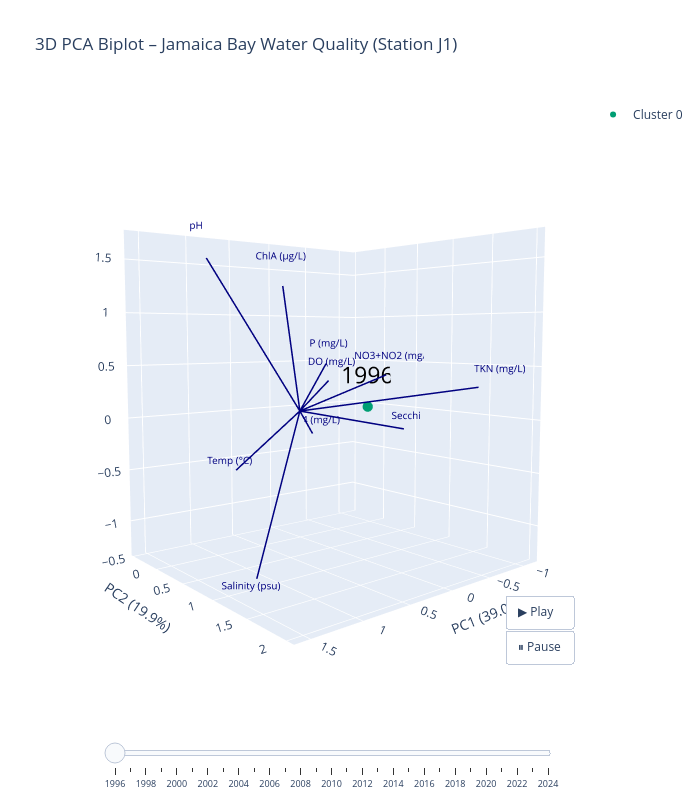

The notebook cell this image was saved under:
### Code cell
cluster_colors = {0: '#009E73', 1: '#CC79A7', 2: '#56B4E9'}
cluster_labels = {0: 'Cluster 0', 1: 'Cluster 1', 2: 'Cluster 2'}
scale = 2.5
sorted_years = sorted(pca3_df.index.tolist())

fig = go.Figure()

# Initial state: first year only
for cluster_id, color in cluster_colors.items():
    mask = (feature_means_pca_df['Cluster'] == cluster_id) & (pca3_df.index <= sorted_years[0])
    subset = pca3_df[mask]
    fig.add_trace(go.Scatter3d(
        x=subset['PC1'], y=subset['PC2'], z=subset['PC3'],
        mode='markers',
        text=[str(y) for y in subset.index],
        hovertemplate='<b>Year: %{text}</b><extra></extra>',
        marker=dict(size=6, color=color),
        name=cluster_labels[cluster_id]
    ))

# Label trace: shows year label on the current year's point (trace index 3)
first_year = sorted_years[0]
first_row = pca3_df.loc[first_year]
first_color = cluster_colors[feature_means_pca_df.loc[first_year, 'Cluster']]
fig.add_trace(go.Scatter3d(
    x=[first_row['PC1']], y=[first_row['PC2']], z=[first_row['PC3']],
    mode='text',
    text=[str(first_year)],
    textposition='top center',
    textfont=dict(size=23, color='black'),
    showlegend=False,
    hoverinfo='skip'
))

# Loading arrows — static, not animated
for i, name in enumerate(feature_names_short):
    lx, ly, lz = loadings3[i, 0] * scale, loadings3[i, 1] * scale, loadings3[i, 2] * scale
    fig.add_trace(go.Scatter3d(
        x=[0, lx], y=[0, ly], z=[0, lz],
        mode='lines',
        line=dict(color='navy', width=3),
        showlegend=False
    ))
    fig.add_trace(go.Scatter3d(
        x=[lx * 1.1], y=[ly * 1.1], z=[lz * 1.1],
        mode='text',
        text=[name],
        textfont=dict(color='navy', size=10),
        showlegend=False
    ))

# Animation frames: cumulative reveal + moving year label
frames = []
for year in sorted_years:
    frame_traces = []
    # Traces 0, 1, 2: cumulative points
    for cluster_id, color in cluster_colors.items():
        mask = (feature_means_pca_df['Cluster'] == cluster_id) & (pca3_df.index <= year)
        subset = pca3_df[mask]
        frame_traces.append(go.Scatter3d(
            x=subset['PC1'], y=subset['PC2'], z=subset['PC3'],
            mode='markers',
            text=[str(y) for y in subset.index],
            hovertemplate='<b>Year: %{text}</b><extra></extra>',
            marker=dict(size=6, color=color)
        ))
    # Trace 3: label on current year only
    row = pca3_df.loc[year]
    frame_traces.append(go.Scatter3d(
        x=[row['PC1']], y=[row['PC2']], z=[row['PC3']],
        mode='text',
        text=[str(year)],
        textposition='top center',
        textfont=dict(size=23, color='black'),
        showlegend=False,
        hoverinfo='skip'
    ))
    frames.append(go.Frame(data=frame_traces, name=str(year), traces=[0, 1, 2, 3]))

fig.frames = frames

fig.update_layout(
    title='3D PCA Biplot – Jamaica Bay Water Quality (Station J1)',
    scene=dict(
        xaxis_title=f'PC1 ({ev3[0]*100:.1f}%)',
        yaxis_title=f'PC2 ({ev3[1]*100:.1f}%)',
        zaxis_title=f'PC3 ({ev3[2]*100:.1f}%)',
    ),
    scene_camera=dict(
        eye=dict(x=1.5, y=1.8, z=0.2)
    ),
    updatemenus=[{
        'type': 'buttons',
        'showactive': False,
        'buttons': [
            {
                'label': '▶ Play',
                'method': 'animate',
                'args': [None, {'frame': {'duration': 500, 'redraw': True}, 'fromcurrent': True}]
            },
            {
                'label': '⏸ Pause',
                'method': 'animate',
                'args': [[None], {'frame': {'duration': 0, 'redraw': False}, 'mode': 'immediate'}]
            }
        ],
        'x': 0.0,
        'y': 0.0,
        'xanchor': 'left',
        'yanchor': 'bottom'
    }],
    sliders=[{
    'active': 0,
    'steps': [
        {
            'args': [[str(year)], {'frame': {'duration': 300, 'redraw': True}, 'mode': 'immediate'}],
            'label': str(year) if year % 2 == 0 else '',
            'method': 'animate'
        }
        for year in sorted_years
    ],
    'currentvalue': {'visible': False},
    'pad': {'t': 50},
    'len': 0.9,
    'x': 0.05,
    'font': {'size': 9}
}],
    legend=dict(x=0.01, y=0.99, xanchor='left', yanchor='top', bgcolor='rgba(255,255,255,0.8)', bordercolor='#ccc', borderwidth=1),
    width=700,
    height=800
)

fig.show()
fig.write_html(
    'j1_pca_3d_slider.html'
)

### Figure 1 — Plotly figure (JSON) as saved in the notebook; plotly's stock layout.template omitted (floating-point values rounded to 4 significant figures)
{"data": [{"hovertemplate": "<b>Year: %{text}</b><extra></extra>", "marker": {"color": "#009E73", "size": 6}, "mode": "markers", "name": "Cluster 0", "text": ["1996"], "type": "scatter3d", "x": [-1.006], "y": [-0.04975], "z": [-0.02027]}, {"hovertemplate": "<b>Year: %{text}</b><extra></extra>", "marker": {"color": "#CC79A7", "size": 6}, "mode": "markers", "name": "Cluster 1", "text": [], "type": "scatter3d", "x": [], "y": [], "z": []}, {"hovertemplate": "<b>Year: %{text}</b><extra></extra>", "marker": {"color": "#56B4E9", "size": 6}, "mode": "markers", "name": "Cluster 2", "text": [], "type": "scatter3d", "x": [], "y": [], "z": []}, {"hoverinfo": "skip", "mode": "text", "showlegend": false, "text": ["1996"], "textfont": {"color": "black", "size": 23}, "textposition": "top center", "type": "scatter3d", "x": [-1.006], "y": [-0.04975], "z": [-0.02027]}, {"line": {"color": "navy", "width": 3}, "mode": "lines", "showlegend": false, "type": "scatter3d", "x": [0, 0.6656], "y": [0, -0.1932], "z": [0, -0.5722]}, {"mode": "text", "showlegend": false, "text": ["Temp (°C)"], "textfont": {"color": "navy", "size": 10}, "type": "scatter3d", "x": [0.7321], "y": [-0.2125], "z": [-0.6294]}, {"line": {"color": "navy", "width": 3}, "mode": "lines", "showlegend": false, "type": "scatter3d", "x": [0, 0.09397], "y": [0, 0.5846], "z": [0, 0.3506]}, {"mode": "text", "showlegend": false, "text": ["DO (mg/L)"], "textfont": {"color": "navy", "size": 10}, "type": "scatter3d", "x": [0.1034], "y": [0.6431], "z": [0.3857]}, {"line": {"color": "navy", "width": 3}, "mode": "lines", "showlegend": false, "type": "scatter3d", "x": [0, 1.418], "y": [0, 1.291], "z": [0, -1.136]}, {"mode": "text", "showlegend": false, "text": ["Salinity (psu)"], "textfont": {"color": "navy", "size": 10}, "type": "scatter3d", "x": [1.559], "y": [1.421], "z": [-1.249]}, {"line": {"color": "navy", "width": 3}, "mode": "lines", "showlegend": false, "type": "scatter3d", "x": [0, 0.9748], "y": [0, -0.1892], "z": [0, 1.525]}, {"mode": "text", "showlegend": false, "text": ["pH"], "textfont": {"color": "navy", "size": 10}, "type": "scatter3d", "x": [1.072], "y": [-0.2081], "z": [1.678]}, {"line": {"color": "navy", "width": 3}, "mode": "lines", "showlegend": false, "type": "scatter3d", "x": [0, -1.032], "y": [0, 0.5021], "z": [0, -0.224]}, {"mode": "text", "showlegend": false, "text": ["Secchi (ft)"], "textfont": {"color": "navy", "size": 10}, "type": "scatter3d", "x": [-1.136], "y": [0.5523], "z": [-0.2464]}, {"line": {"color": "navy", "width": 3}, "mode": "lines", "showlegend": false, "type": "scatter3d", "x": [0, 0.5525], "y": [0, 0.4709], "z": [0, 1.244]}, {"mode": "text", "showlegend": false, "text": ["ChlA (µg/L)"], "textfont": {"color": "navy", "size": 10}, "type": "scatter3d", "x": [0.6077], "y": [0.518], "z": [1.368]}, {"line": {"color": "navy", "width": 3}, "mode": "lines", "showlegend": false, "type": "scatter3d", "x": [0, -0.1744], "y": [0, 0.2186], "z": [0, 0.4961]}, {"mode": "text", "showlegend": false, "text": ["P (mg/L)"], "textfont": {"color": "navy", "size": 10}, "type": "scatter3d", "x": [-0.1919], "y": [0.2405], "z": [0.5458]}, {"line": {"color": "navy", "width": 3}, "mode": "lines", "showlegend": false, "type": "scatter3d", "x": [0, -0.5022], "y": [0, -0.424], "z": [0, -0.3253]}, {"mode": "text", "showlegend": false, "text": ["NH4 (mg/L)"], "textfont": {"color": "navy", "size": 10}, "type": "scatter3d", "x": [-0.5524], "y": [-0.4664], "z": [-0.3578]}, {"line": {"color": "navy", "width": 3}, "mode": "lines", "showlegend": false, "type": "scatter3d", "x": [0, -0.6351], "y": [0, 1.824], "z": [0, 0.3206]}, {"mode": "text", "showlegend": false, "text": ["TKN (mg/L)"], "textfont": {"color": "navy", "size": 10}, "type": "scatter3d", "x": [-0.6986], "y": [2.006], "z": [0.3527]}, {"line": {"color": "navy", "width": 3}, "mode": "lines", "showlegend": false, "type": "scatter3d", "x": [0, -0.8837], "y": [0, 0.3749], "z": [0, 0.3623]}, {"mode": "text", "showlegend": false, "text": ["NO3+NO2 (mg/L)"], "textfont": {"color": "navy", "size": 10}, "type": "scatter3d", "x": [-0.9721], "y": [0.4124], "z": [0.3985]}], "layout": {"height": 800, "scene": {"camera": {"eye": {"x": 1.5, "y": 1.8, "z": 0.2}}, "xaxis": {"title": {"text": "PC1 (39.0%)"}}, "yaxis": {"title": {"text": "PC2 (19.9%)"}}, "zaxis": {"title": {"text": "PC3 (13.2%)"}}}, "sliders": [{"active": 0, "currentvalue": {"visible": false}, "font": {"size": 9}, "len": 0.9, "pad": {"t": 50}, "steps": [{"args": [["1996"], {"frame": {"duration": 300, "redraw": true}, "mode": "immediate"}], "label": "1996", "method": "animate"}, {"args": [["1997"], {"frame": {"duration": 300, "redraw": true}, "mode": "immediate"}], "label": "", "method": "animate"}, {"args": [["1998"], {"frame": {"duration": 300, "redraw": true}, "mode": "immediate"}], "label": "1998", "method": "animate"}, {"args": [["1999"], {"frame": {"duration": 300, "redraw": true}, "mode": "immediate"}], "label": "", "method": "animate"}, {"args": [["2000"], {"frame": {"duration": 300, "redraw": true}, "mode": "immediate"}], "label": "2000", "method": "animate"}, {"args": [["2001"], {"frame": {"duration": 300, "redraw": true}, "mode": "immediate"}], "label": "", "method": "animate"}, {"args": [["2002"], {"frame": {"duration": 300, "redraw": true}, "mode": "immediate"}], "label": "2002", "method": "animate"}, {"args": [["2003"], {"frame": {"duration": 300, "redraw": true}, "mode": "immediate"}], "label": "", "method": "animate"}, {"args": [["2004"], {"frame": {"duration": 300, "redraw": true}, "mode": "immediate"}], "label": "2004", "method": "animate"}, {"args": [["2005"], {"frame": {"duration": 300, "redraw": true}, "mode": "immediate"}], "label": "", "method": "animate"}, {"args": [["2006"], {"frame": {"duration": 300, "redraw": true}, "mode": "immediate"}], "label": "2006", "method": "animate"}, {"args": [["2007"], {"frame": {"duration": 300, "redraw": true}, "mode": "immediate"}], "label": "", "method": "animate"}, {"args": [["2008"], {"frame": {"duration": 300, "redraw": true}, "mode": "immediate"}], "label": "2008", "method": "animate"}, {"args": [["2009"], {"frame": {"duration": 300, "redraw": true}, "mode": "immediate"}], "label": "", "method": "animate"}, {"args": [["2010"], {"frame": {"duration": 300, "redraw": true}, "mode": "immediate"}], "label": "2010", "method": "animate"}, {"args": [["2011"], {"frame": {"duration": 300, "redraw": true}, "mode": "immediate"}], "label": "", "method": "animate"}, {"args": [["2012"], {"frame": {"duration": 300, "redraw": true}, "mode": "immediate"}], "label": "2012", "method": "animate"}, {"args": [["2013"], {"frame": {"duration": 300, "redraw": true}, "mode": "immediate"}], "label": "", "method": "animate"}, {"args": [["2014"], {"frame": {"duration": 300, "redraw": true}, "mode": "immediate"}], "label": "2014", "method": "animate"}, {"args": [["2015"], {"frame": {"duration": 300, "redraw": true}, "mode": "immediate"}], "label": "", "method": "animate"}, {"args": [["2016"], {"frame": {"duration": 300, "redraw": true}, "mode": "immediate"}], "label": "2016", "method": "animate"}, {"args": [["2017"], {"frame": {"duration": 300, "redraw": true}, "mode": "immediate"}], "label": "", "method": "animate"}, {"args": [["2018"], {"frame": {"duration": 300, "redraw": true}, "mode": "immediate"}], "label": "2018", "method": "animate"}, {"args": [["2019"], {"frame": {"duration": 300, "redraw": true}, "mode": "immediate"}], "label": "", "method": "animate"}, {"args": [["2020"], {"frame": {"duration": 300, "redraw": true}, "mode": "immediate"}], "label": "2020", "method": "animate"}, {"args": [["2021"], {"frame": {"duration": 300, "redraw": true}, "mode": "immediate"}], "label": "", "method": "animate"}, {"args": [["2022"], {"frame": {"duration": 300, "redraw": true}, "mode": "immediate"}], "label": "2022", "method": "animate"}, {"args": [["2023"], {"frame": {"duration": 300, "redraw": true}, "mode": "immediate"}], "label": "", "method": "animate"}, {"args": [["2024"], {"frame": {"duration": 300, "redraw": true}, "mode": "immediate"}], "label": "2024", "method": "animate"}], "x": 0.05}], "title": {"text": "3D PCA Biplot – Jamaica Bay Water Quality (Station J1)"}, "updatemenus": [{"buttons": [{"args": [null, {"frame": {"duration": 500, "redraw": true}, "fromcurrent": true}], "label": "▶ Play", "method": "animate"}, {"args": [[null], {"frame": {"duration": 0, "redraw": false}, "mode": "immediate"}], "label": "⏸ Pause", "method": "animate"}], "showactive": false, "type": "buttons", "x": 0.98, "xanchor": "right", "y": 0.05, "yanchor": "bottom"}], "width": 700}}
